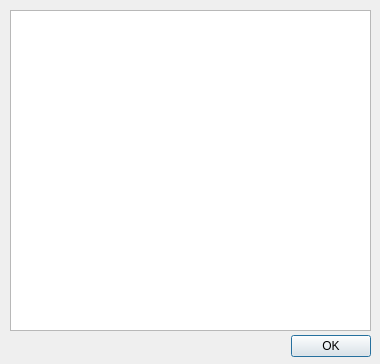
<?xml version="1.0" encoding="UTF-8"?>
<ui version="4.0">
 <class>DialogProperties</class>
 <widget class="QDialog" name="DialogProperties">
  <property name="geometry">
   <rect>
    <x>0</x>
    <y>0</y>
    <width>380</width>
    <height>364</height>
   </rect>
  </property>
  <property name="windowTitle">
   <string>Dialog</string>
  </property>
  <widget class="QDialogButtonBox" name="buttonBox">
   <property name="geometry">
    <rect>
     <x>10</x>
     <y>330</y>
     <width>361</width>
     <height>32</height>
    </rect>
   </property>
   <property name="orientation">
    <enum>Qt::Horizontal</enum>
   </property>
   <property name="standardButtons">
    <set>QDialogButtonBox::Ok</set>
   </property>
  </widget>
  <widget class="QTableWidget" name="PropertiesTable">
   <property name="geometry">
    <rect>
     <x>10</x>
     <y>10</y>
     <width>361</width>
     <height>321</height>
    </rect>
   </property>
   <property name="wordWrap">
    <bool>false</bool>
   </property>
   <property name="cornerButtonEnabled">
    <bool>false</bool>
   </property>
  </widget>
 </widget>
 <resources/>
 <connections>
  <connection>
   <sender>buttonBox</sender>
   <signal>accepted()</signal>
   <receiver>DialogProperties</receiver>
   <slot>accept()</slot>
   <hints>
    <hint type="sourcelabel">
     <x>248</x>
     <y>254</y>
    </hint>
    <hint type="destinationlabel">
     <x>157</x>
     <y>274</y>
    </hint>
   </hints>
  </connection>
  <connection>
   <sender>buttonBox</sender>
   <signal>rejected()</signal>
   <receiver>DialogProperties</receiver>
   <slot>reject()</slot>
   <hints>
    <hint type="sourcelabel">
     <x>316</x>
     <y>260</y>
    </hint>
    <hint type="destinationlabel">
     <x>286</x>
     <y>274</y>
    </hint>
   </hints>
  </connection>
 </connections>
</ui>
